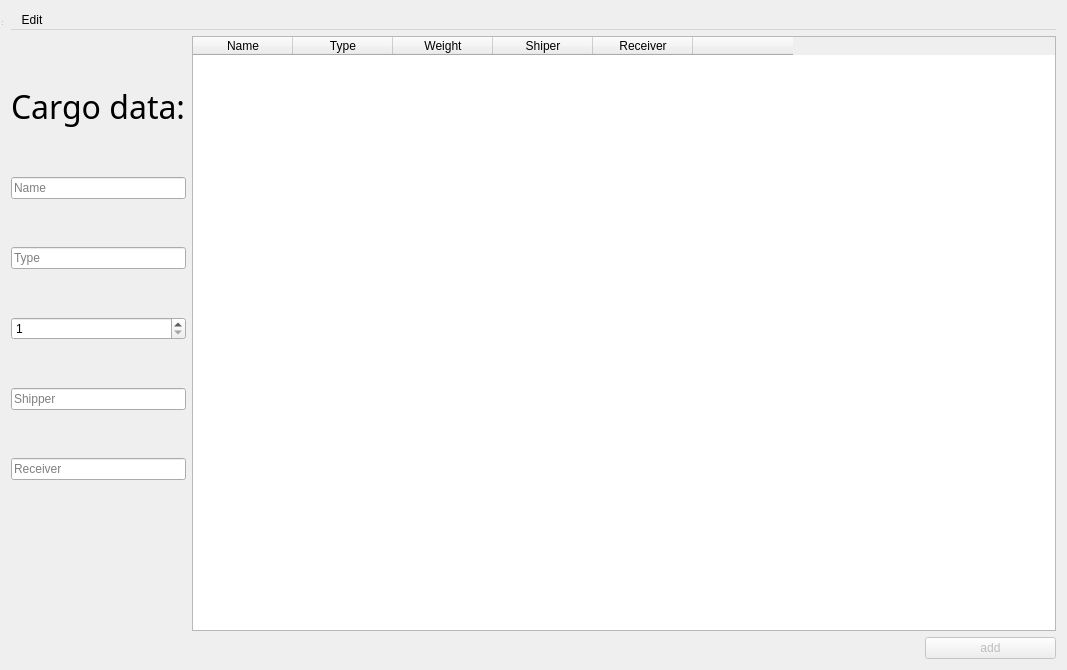
<?xml version="1.0" encoding="UTF-8"?>
<ui version="4.0">
 <class>CargoDialog</class>
 <widget class="QDialog" name="CargoDialog">
  <property name="geometry">
   <rect>
    <x>0</x>
    <y>0</y>
    <width>1067</width>
    <height>670</height>
   </rect>
  </property>
  <property name="baseSize">
   <size>
    <width>1650</width>
    <height>800</height>
   </size>
  </property>
  <property name="windowTitle">
   <string>Cargo</string>
  </property>
  <layout class="QGridLayout" name="gridLayout">
   <item row="0" column="0">
    <widget class="QMenuBar" name="menubar">
     <widget class="QMenu" name="menuEdit">
      <property name="title">
       <string>Edit</string>
      </property>
      <addaction name="actionUndo"/>
     </widget>
     <addaction name="menuEdit"/>
    </widget>
   </item>
   <item row="1" column="0">
    <layout class="QVBoxLayout" name="verticalLayout" stretch="0,0">
     <item>
      <layout class="QHBoxLayout" name="horizontalLayout_2" stretch="1,6">
       <item>
        <layout class="QVBoxLayout" name="verticalLayout_2">
         <property name="spacing">
          <number>0</number>
         </property>
         <item>
          <widget class="QLabel" name="label">
           <property name="sizePolicy">
            <sizepolicy hsizetype="Fixed" vsizetype="Fixed">
             <horstretch>0</horstretch>
             <verstretch>0</verstretch>
            </sizepolicy>
           </property>
           <property name="font">
            <font>
             <family>Academy Engraved LET</family>
             <pointsize>24</pointsize>
            </font>
           </property>
           <property name="text">
            <string>Cargo data:</string>
           </property>
          </widget>
         </item>
         <item>
          <widget class="QLineEdit" name="name">
           <property name="placeholderText">
            <string>Name</string>
           </property>
          </widget>
         </item>
         <item>
          <widget class="QLineEdit" name="type">
           <property name="text">
            <string/>
           </property>
           <property name="placeholderText">
            <string>Type</string>
           </property>
          </widget>
         </item>
         <item>
          <widget class="QSpinBox" name="weight">
           <property name="specialValueText">
            <string/>
           </property>
           <property name="accelerated">
            <bool>false</bool>
           </property>
           <property name="minimum">
            <number>1</number>
           </property>
           <property name="value">
            <number>1</number>
           </property>
          </widget>
         </item>
         <item>
          <widget class="QLineEdit" name="shipper">
           <property name="text">
            <string/>
           </property>
           <property name="placeholderText">
            <string>Shipper</string>
           </property>
          </widget>
         </item>
         <item>
          <widget class="QLineEdit" name="receiver">
           <property name="placeholderText">
            <string>Receiver</string>
           </property>
          </widget>
         </item>
         <item>
          <spacer name="verticalSpacer">
           <property name="orientation">
            <enum>Qt::Orientation::Vertical</enum>
           </property>
           <property name="sizeType">
            <enum>QSizePolicy::Policy::Fixed</enum>
           </property>
           <property name="sizeHint" stdset="0">
            <size>
             <width>20</width>
             <height>100</height>
            </size>
           </property>
          </spacer>
         </item>
        </layout>
       </item>
       <item>
        <widget class="QTableWidget" name="tableWidget">
         <property name="minimumSize">
          <size>
           <width>825</width>
           <height>0</height>
          </size>
         </property>
         <property name="editTriggers">
          <set>QAbstractItemView::EditTrigger::NoEditTriggers</set>
         </property>
         <property name="showGrid">
          <bool>true</bool>
         </property>
         <property name="sortingEnabled">
          <bool>false</bool>
         </property>
         <property name="rowCount">
          <number>0</number>
         </property>
         <property name="columnCount">
          <number>6</number>
         </property>
         <attribute name="horizontalHeaderCascadingSectionResizes">
          <bool>false</bool>
         </attribute>
         <attribute name="horizontalHeaderDefaultSectionSize">
          <number>100</number>
         </attribute>
         <column>
          <property name="text">
           <string>Name</string>
          </property>
         </column>
         <column>
          <property name="text">
           <string>Type</string>
          </property>
         </column>
         <column>
          <property name="text">
           <string>Weight</string>
          </property>
         </column>
         <column>
          <property name="text">
           <string>Shiper</string>
          </property>
         </column>
         <column>
          <property name="text">
           <string>Receiver</string>
          </property>
         </column>
         <column>
          <property name="text">
           <string/>
          </property>
         </column>
        </widget>
       </item>
      </layout>
     </item>
     <item>
      <layout class="QHBoxLayout" name="horizontalLayout" stretch="7,1">
       <property name="sizeConstraint">
        <enum>QLayout::SizeConstraint::SetDefaultConstraint</enum>
       </property>
       <item>
        <spacer name="horizontalSpacer">
         <property name="orientation">
          <enum>Qt::Orientation::Horizontal</enum>
         </property>
         <property name="sizeHint" stdset="0">
          <size>
           <width>40</width>
           <height>20</height>
          </size>
         </property>
        </spacer>
       </item>
       <item>
        <widget class="QPushButton" name="add">
         <property name="enabled">
          <bool>false</bool>
         </property>
         <property name="whatsThis">
          <string/>
         </property>
         <property name="text">
          <string>add</string>
         </property>
        </widget>
       </item>
      </layout>
     </item>
    </layout>
   </item>
  </layout>
  <widget class="QStatusBar" name="statusbar">
   <property name="geometry">
    <rect>
     <x>0</x>
     <y>0</y>
     <width>3</width>
     <height>27</height>
    </rect>
   </property>
  </widget>
  <action name="actionUndo">
   <property name="text">
    <string>Undo</string>
   </property>
   <property name="shortcut">
    <string>Ctrl+Z</string>
   </property>
  </action>
 </widget>
 <resources/>
 <connections/>
</ui>
